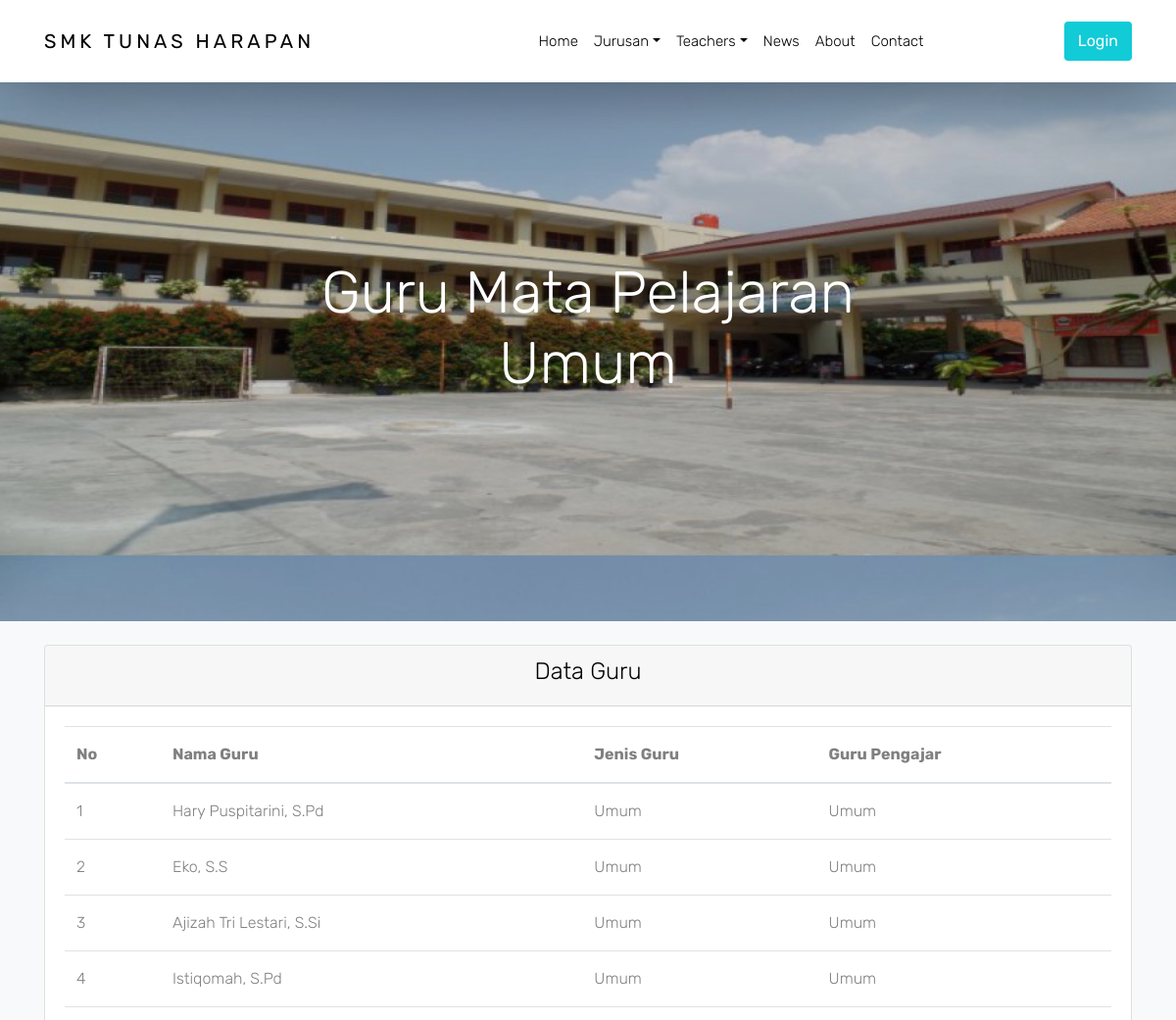
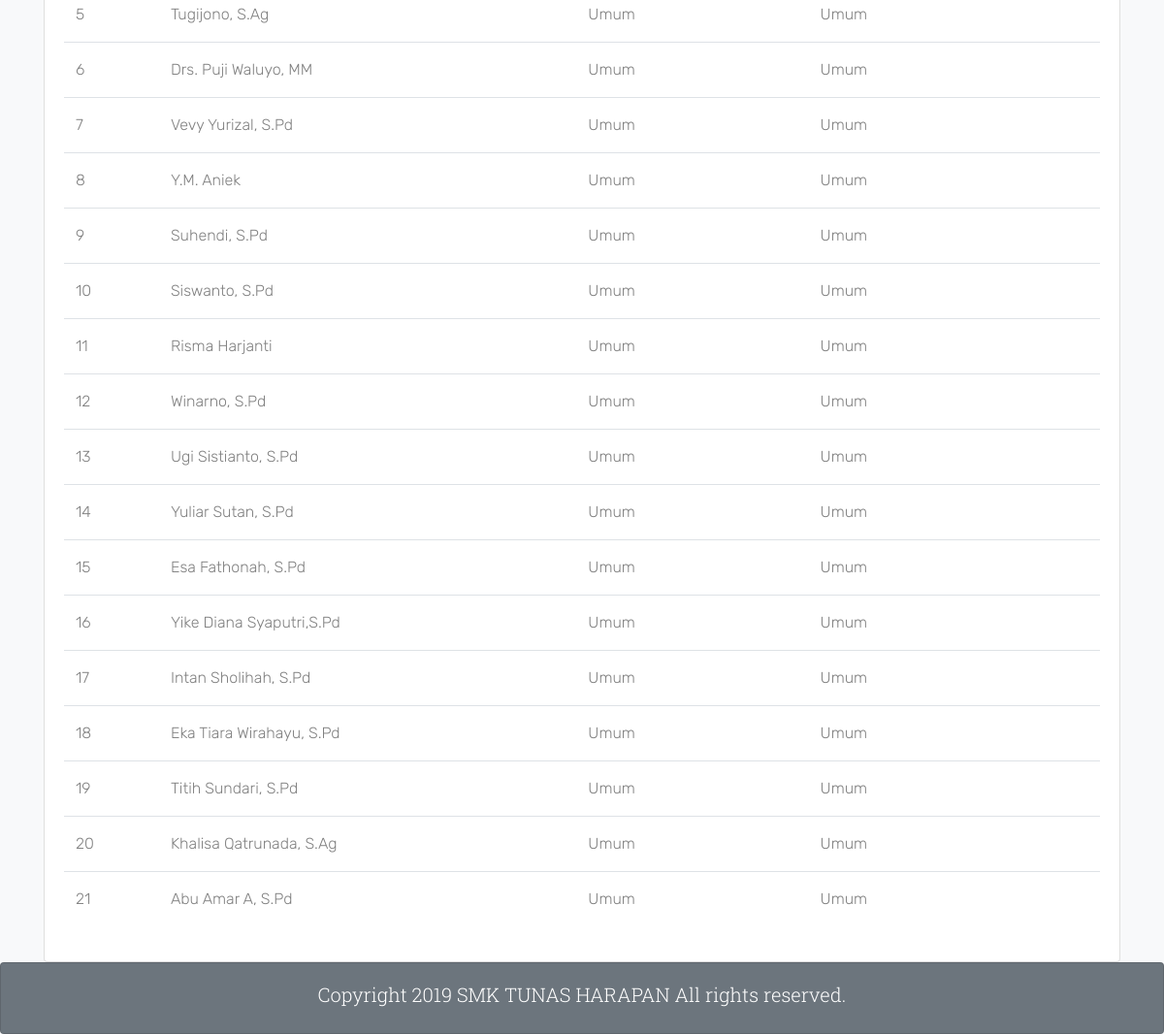
Screenshot of /index.php/guru/Umum with the database file from the repository (2 pictures, top to bottom).
### tables this page shows
CREATE TABLE `guru` (
  `id` int(8) NOT NULL,
  `kode` varchar(8) NOT NULL,
  `nama` varchar(500) NOT NULL,
  `guru` varchar(50) NOT NULL,
  `jenis_guru` varchar(128) NOT NULL,
  `pendidikan` varchar(128) NOT NULL,
  `mapel1` varchar(128) NOT NULL,
  `mapel2` varchar(128) NOT NULL,
  `mapel3` varchar(128) NOT NULL
);

### application/controllers/Guru.php (called while the page is built, shortened)
<?php
class Guru extends CI_Controller
{
    public function Umum()
    {
        $isi['guru'] = 'Guru Mata Pelajaran Umum';
        $isi['content'] = 'Guru/guru_umum';
        $isi['data'] = $this->Model_guru->umum();
        $this->load->view('header');
        $this->load->view('Guru/tampilan_guru', $isi);
        $this->load->view('footer');
    }
}

### index.php (called while the page is built, shortened)
<?php
require_once BASEPATH.'core/CodeIgniter.php';

### application/models/Model_guru.php (called while the page is built, shortened)
<?php
class Model_guru extends CI_Model
{
    public function umum()
    {
        $sql = "SELECT * FROM `guru` WHERE guru='Umum'";
        $query = $this->db->query($sql);
        return $query->result_array();
    }
}

### application/views/Guru/guru_umum.php (the view)
<div class="container">
    <div class="row">
        <div class="col mt-4">
            <div class="card">
                <div class="card-header">
                    <h4 class="text-center">Data Guru</h4>
                </div>
                <div class="card-body">
                    <table class="table">
                        <thead>
                            <th>No</th>
                            <th>Nama Guru </th>
                            <th>Jenis Guru</th>
                            <th>Guru Pengajar</th>
                        </thead>
                        <tbody>
                            <tr>
                                <?php
                                $no = 1;
                                foreach ($data as $row) {
                                    ?>
                                    <td><?php echo $no++; ?></td>
                                    <td><?php echo $row['nama']; ?></td>
                                    <td><?php echo $row['jenis_guru']; ?></td>
                                    <td><?php echo $row['guru']; ?></td>
                            </tr>
                        <?php } ?>
                        </tbody>
                    </table>
                </div>
            </div>
        </div>
    </div>
</div>

### assets/css/style.css (style rules this page uses)
body { background: #fff; font-family: "Rubik", arial, sans-serif; font-weight: 300; font-size: 16px; line-height: 2; color: gray; }
h1, h2, h3, h4, h5 { color: #000; font-family: "Rubik", arial, sans-serif; font-weight: 300; }

### rows the page displays
guru: nama "Hary Puspitarini, S.Pd", jenis_guru "Umum", guru "Umum"
guru: nama "Eko, S.S", jenis_guru "Umum", guru "Umum"
guru: nama "Ajizah Tri Lestari, S.Si", jenis_guru "Umum", guru "Umum"
guru: nama "Istiqomah, S.Pd", jenis_guru "Umum", guru "Umum"
guru: nama "Tugijono, S.Ag", jenis_guru "Umum", guru "Umum"
guru: nama "Drs. Puji Waluyo, MM", jenis_guru "Umum", guru "Umum"
guru: nama "Vevy Yurizal, S.Pd", jenis_guru "Umum", guru "Umum"
guru: nama "Y.M. Aniek", jenis_guru "Umum", guru "Umum"
guru: nama "Suhendi, S.Pd", jenis_guru "Umum", guru "Umum"
guru: nama "Siswanto, S.Pd", jenis_guru "Umum", guru "Umum"
guru: nama "Risma Harjanti", jenis_guru "Umum", guru "Umum"
guru: nama "Winarno, S.Pd", jenis_guru "Umum", guru "Umum"
guru: nama "Ugi Sistianto, S.Pd", jenis_guru "Umum", guru "Umum"
guru: nama "Yuliar Sutan, S.Pd", jenis_guru "Umum", guru "Umum"
guru: nama "Esa Fathonah, S.Pd", jenis_guru "Umum", guru "Umum"
guru: nama "Yike Diana Syaputri,S.Pd", jenis_guru "Umum", guru "Umum"
guru: nama "Intan Sholihah, S.Pd", jenis_guru "Umum", guru "Umum"
guru: nama "Eka Tiara Wirahayu, S.Pd", jenis_guru "Umum", guru "Umum"
guru: nama "Titih Sundari, S.Pd", jenis_guru "Umum", guru "Umum"
guru: nama "Khalisa Qatrunada, S.Ag", jenis_guru "Umum", guru "Umum"
guru: nama "Abu Amar A, S.Pd", jenis_guru "Umum", guru "Umum"

### other values shown
$guru "Guru Mata Pelajaran Umum"
